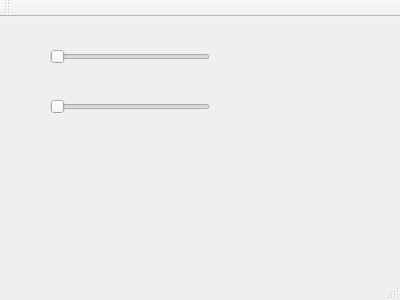
<?xml version="1.0" encoding="UTF-8"?>
<ui version="4.0">
 <class>MainWindow</class>
 <widget class="QMainWindow" name="MainWindow">
  <property name="geometry">
   <rect>
    <x>0</x>
    <y>0</y>
    <width>400</width>
    <height>300</height>
   </rect>
  </property>
  <property name="windowTitle">
   <string>MainWindow</string>
  </property>
  <widget class="QWidget" name="centralWidget">
   <widget class="QSlider" name="horizontalSlider">
    <property name="geometry">
     <rect>
      <x>50</x>
      <y>30</y>
      <width>160</width>
      <height>19</height>
     </rect>
    </property>
    <property name="orientation">
     <enum>Qt::Horizontal</enum>
    </property>
   </widget>
   <widget class="QSlider" name="horizontalSlider_2">
    <property name="geometry">
     <rect>
      <x>50</x>
      <y>80</y>
      <width>160</width>
      <height>19</height>
     </rect>
    </property>
    <property name="orientation">
     <enum>Qt::Horizontal</enum>
    </property>
   </widget>
  </widget>
  <widget class="QMenuBar" name="menuBar">
   <property name="geometry">
    <rect>
     <x>0</x>
     <y>0</y>
     <width>400</width>
     <height>25</height>
    </rect>
   </property>
  </widget>
  <widget class="QToolBar" name="mainToolBar">
   <attribute name="toolBarArea">
    <enum>TopToolBarArea</enum>
   </attribute>
   <attribute name="toolBarBreak">
    <bool>false</bool>
   </attribute>
  </widget>
  <widget class="QStatusBar" name="statusBar"/>
 </widget>
 <layoutdefault spacing="6" margin="11"/>
 <resources/>
 <connections/>
</ui>
